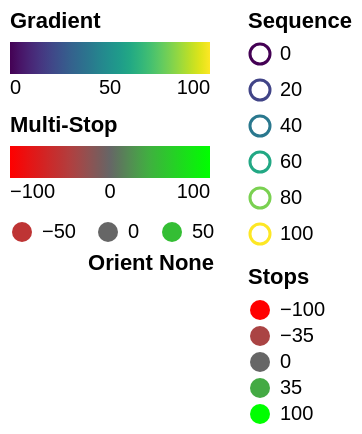

Source (Vega-Lite JSON):
### Vega specification from a JSON file in a GitHub repository (floating-point values rounded to 4 significant figures)
{"$schema": "https://vega.github.io/schema/vega/v6.json", "width": 0, "height": 0, "padding": 5, "autosize": {"type": "pad", "resize": true}, "config": {"legend": {"gradientDirection": "horizontal", "gradientLength": 100, "layout": {"right": {"direction": {"signal": "direction"}, "offset": {"signal": "offset"}}}}}, "signals": [{"name": "direction", "value": "vertical", "bind": {"input": "select", "options": ["horizontal", "vertical"]}}, {"name": "offset", "value": 18, "bind": {"input": "range", "min": 0, "max": 30, "step": 1}}], "scales": [{"name": "sequence", "type": "linear", "range": {"scheme": "viridis"}, "domain": [0, 100]}, {"name": "stops", "type": "linear", "range": ["#f00", "#a44", "#666", "#4a4", "#0f0"], "domain": [-100, -35, 0, 35, 100]}], "legends": [{"type": "gradient", "fill": "sequence", "orient": "left", "title": "Gradient", "offset": 0}, {"type": "gradient", "stroke": "stops", "orient": "left", "title": "Multi-Stop", "offset": 0}, {"type": "symbol", "stroke": "sequence", "orient": "right", "title": "Sequence", "encode": {"symbols": {"interactive": true, "update": {"fill": {"value": "transparent"}}, "hover": {"fill": {"value": "#ccc"}}}, "labels": {"interactive": true, "update": {"fill": {"value": "#000"}, "fontWeight": {"value": null}}, "hover": {"fill": {"value": "firebrick"}, "fontWeight": {"value": "bold"}}}}}, {"type": "symbol", "fill": "stops", "orient": "right", "title": "Stops", "values": [-100, -35, 0, 35, 100]}, {"type": "symbol", "fill": "stops", "direction": "horizontal", "orient": "none", "title": "Orient None", "titleOrient": "bottom", "titleAnchor": "end", "values": [-50, 0, 50], "legendX": -100, "legendY": 105}]}
